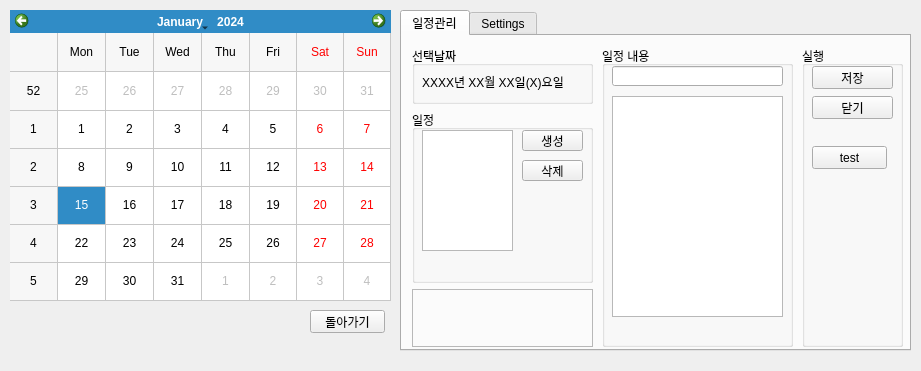
<?xml version="1.0" encoding="UTF-8"?>
<ui version="4.0">
 <class>MainWindow</class>
 <widget class="QMainWindow" name="MainWindow">
  <property name="geometry">
   <rect>
    <x>0</x>
    <y>0</y>
    <width>921</width>
    <height>371</height>
   </rect>
  </property>
  <property name="windowTitle">
   <string>MainWindow</string>
  </property>
  <property name="documentMode">
   <bool>false</bool>
  </property>
  <widget class="QWidget" name="centralwidget">
   <widget class="QCalendarWidget" name="calMain">
    <property name="enabled">
     <bool>true</bool>
    </property>
    <property name="geometry">
     <rect>
      <x>10</x>
      <y>10</y>
      <width>381</width>
      <height>291</height>
     </rect>
    </property>
    <property name="mouseTracking">
     <bool>false</bool>
    </property>
    <property name="autoFillBackground">
     <bool>true</bool>
    </property>
    <property name="firstDayOfWeek">
     <enum>Qt::Monday</enum>
    </property>
    <property name="gridVisible">
     <bool>true</bool>
    </property>
    <property name="horizontalHeaderFormat">
     <enum>QCalendarWidget::ShortDayNames</enum>
    </property>
    <property name="navigationBarVisible">
     <bool>true</bool>
    </property>
    <property name="dateEditEnabled">
     <bool>false</bool>
    </property>
   </widget>
   <widget class="QTabWidget" name="tabWidget">
    <property name="enabled">
     <bool>true</bool>
    </property>
    <property name="geometry">
     <rect>
      <x>400</x>
      <y>10</y>
      <width>511</width>
      <height>341</height>
     </rect>
    </property>
    <property name="currentIndex">
     <number>0</number>
    </property>
    <widget class="QWidget" name="widget">
     <attribute name="title">
      <string>일정관리</string>
     </attribute>
     <widget class="QWidget" name="verticalLayoutWidget">
      <property name="geometry">
       <rect>
        <x>10</x>
        <y>10</y>
        <width>181</width>
        <height>301</height>
       </rect>
      </property>
      <layout class="QVBoxLayout" name="verticalLayout" stretch="1,3,1">
       <item>
        <widget class="QGroupBox" name="groupBox_2">
         <property name="title">
          <string>선택날짜</string>
         </property>
         <widget class="QWidget" name="horizontalLayoutWidget">
          <property name="geometry">
           <rect>
            <x>10</x>
            <y>20</y>
            <width>160</width>
            <height>31</height>
           </rect>
          </property>
          <layout class="QHBoxLayout" name="horizontalLayout">
           <item>
            <widget class="QLabel" name="lbDate">
             <property name="text">
              <string>XXXX년 XX월 XX일(X)요일</string>
             </property>
            </widget>
           </item>
          </layout>
         </widget>
        </widget>
       </item>
       <item>
        <widget class="QGroupBox" name="groupBox_3">
         <property name="title">
          <string>일정</string>
         </property>
         <widget class="QListWidget" name="listWorkList">
          <property name="geometry">
           <rect>
            <x>10</x>
            <y>20</y>
            <width>91</width>
            <height>121</height>
           </rect>
          </property>
         </widget>
         <widget class="QPushButton" name="btnNewWork">
          <property name="geometry">
           <rect>
            <x>110</x>
            <y>20</y>
            <width>61</width>
            <height>21</height>
           </rect>
          </property>
          <property name="text">
           <string>생성</string>
          </property>
         </widget>
         <widget class="QPushButton" name="btnDelWork">
          <property name="geometry">
           <rect>
            <x>110</x>
            <y>50</y>
            <width>61</width>
            <height>21</height>
           </rect>
          </property>
          <property name="text">
           <string>삭제</string>
          </property>
         </widget>
        </widget>
       </item>
       <item>
        <widget class="QFrame" name="frame">
         <property name="frameShape">
          <enum>QFrame::StyledPanel</enum>
         </property>
         <property name="frameShadow">
          <enum>QFrame::Raised</enum>
         </property>
        </widget>
       </item>
      </layout>
     </widget>
     <widget class="QWidget" name="verticalLayoutWidget_2">
      <property name="geometry">
       <rect>
        <x>200</x>
        <y>10</y>
        <width>191</width>
        <height>301</height>
       </rect>
      </property>
      <layout class="QVBoxLayout" name="verticalLayout_2" stretch="5">
       <item>
        <widget class="QGroupBox" name="groupBox_4">
         <property name="title">
          <string>일정 내용</string>
         </property>
         <widget class="QTextEdit" name="content">
          <property name="geometry">
           <rect>
            <x>10</x>
            <y>50</y>
            <width>171</width>
            <height>221</height>
           </rect>
          </property>
         </widget>
         <widget class="QLineEdit" name="title">
          <property name="geometry">
           <rect>
            <x>10</x>
            <y>20</y>
            <width>171</width>
            <height>20</height>
           </rect>
          </property>
          <property name="sizePolicy">
           <sizepolicy hsizetype="Preferred" vsizetype="Fixed">
            <horstretch>0</horstretch>
            <verstretch>0</verstretch>
           </sizepolicy>
          </property>
          <property name="maximumSize">
           <size>
            <width>172</width>
            <height>16777215</height>
           </size>
          </property>
          <property name="baseSize">
           <size>
            <width>6</width>
            <height>24</height>
           </size>
          </property>
         </widget>
        </widget>
       </item>
      </layout>
     </widget>
     <widget class="QWidget" name="verticalLayoutWidget_3">
      <property name="geometry">
       <rect>
        <x>400</x>
        <y>10</y>
        <width>101</width>
        <height>301</height>
       </rect>
      </property>
      <layout class="QVBoxLayout" name="verticalLayout_3">
       <item>
        <widget class="QGroupBox" name="groupBox_5">
         <property name="title">
          <string>실행</string>
         </property>
         <widget class="QPushButton" name="btnSave">
          <property name="geometry">
           <rect>
            <x>10</x>
            <y>20</y>
            <width>81</width>
            <height>23</height>
           </rect>
          </property>
          <property name="text">
           <string>저장</string>
          </property>
         </widget>
         <widget class="QPushButton" name="btnClose">
          <property name="geometry">
           <rect>
            <x>10</x>
            <y>50</y>
            <width>81</width>
            <height>23</height>
           </rect>
          </property>
          <property name="text">
           <string>닫기</string>
          </property>
         </widget>
         <widget class="QPushButton" name="btnTest">
          <property name="geometry">
           <rect>
            <x>10</x>
            <y>100</y>
            <width>75</width>
            <height>23</height>
           </rect>
          </property>
          <property name="text">
           <string>test</string>
          </property>
         </widget>
        </widget>
       </item>
      </layout>
     </widget>
    </widget>
    <widget class="QWidget" name="tab_2">
     <attribute name="title">
      <string>Settings</string>
     </attribute>
    </widget>
   </widget>
   <widget class="QPushButton" name="btnReturn">
    <property name="geometry">
     <rect>
      <x>310</x>
      <y>310</y>
      <width>75</width>
      <height>23</height>
     </rect>
    </property>
    <property name="text">
     <string>돌아가기</string>
    </property>
   </widget>
  </widget>
 </widget>
 <resources/>
 <connections/>
</ui>
